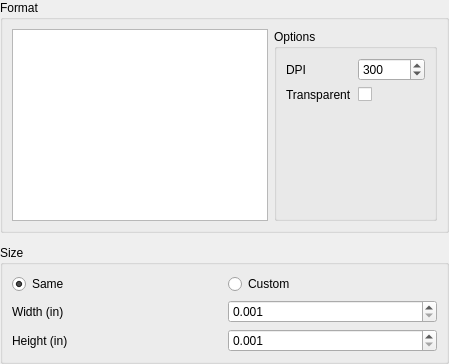
<?xml version="1.0" encoding="UTF-8"?>
<ui version="4.0">
 <class>SaveGraphicsDialogContent</class>
 <widget class="QWidget" name="SaveGraphicsDialogContent">
  <layout class="QVBoxLayout" name="verticalLayout">
   <property name="spacing">
    <number>12</number>
   </property>
   <property name="leftMargin">
    <number>0</number>
   </property>
   <property name="topMargin">
    <number>0</number>
   </property>
   <property name="rightMargin">
    <number>0</number>
   </property>
   <property name="bottomMargin">
    <number>0</number>
   </property>
   <item>
    <widget class="QGroupBox" name="format_group">
     <property name="title">
      <string>Format</string>
     </property>
     <layout class="QHBoxLayout" name="formatLayout">
      <item>
       <widget class="QListWidget" name="format_list_widget">
        <property name="selectionMode">
         <enum>QAbstractItemView::SingleSelection</enum>
        </property>
        <property name="verticalScrollMode">
         <enum>QAbstractItemView::ScrollPerPixel</enum>
        </property>
       </widget>
      </item>
      <item>
       <widget class="QGroupBox" name="options_panel">
        <property name="title">
         <string>Options</string>
        </property>
        <layout class="QFormLayout" name="optionsLayout">
         <item row="0" column="0">
          <widget class="QLabel" name="dpi_label">
           <property name="text">
            <string>DPI</string>
           </property>
          </widget>
         </item>
         <item row="0" column="1">
          <widget class="QSpinBox" name="dpi_spin_box">
           <property name="minimum">
            <number>1</number>
           </property>
           <property name="maximum">
            <number>100000</number>
           </property>
           <property name="value">
            <number>300</number>
           </property>
          </widget>
         </item>
         <item row="1" column="0">
          <widget class="QLabel" name="transparent_label">
           <property name="text">
            <string>Transparent</string>
           </property>
          </widget>
         </item>
         <item row="1" column="1">
          <widget class="QCheckBox" name="transparent_checkbox"/>
         </item>
        </layout>
       </widget>
      </item>
     </layout>
    </widget>
   </item>
   <item>
    <widget class="QGroupBox" name="size_group">
     <property name="title">
      <string>Size</string>
     </property>
     <layout class="QGridLayout" name="sizeLayout">
      <item row="0" column="0">
       <widget class="QRadioButton" name="same_size_radio">
        <property name="text">
         <string>Same</string>
        </property>
        <property name="checked">
         <bool>true</bool>
        </property>
       </widget>
      </item>
      <item row="0" column="1">
       <widget class="QRadioButton" name="custom_size_radio">
        <property name="text">
         <string>Custom</string>
        </property>
       </widget>
      </item>
      <item row="1" column="0">
       <widget class="QLabel" name="width_label">
        <property name="text">
         <string>Width (in)</string>
        </property>
       </widget>
      </item>
      <item row="1" column="1">
       <widget class="QDoubleSpinBox" name="width_spin_box">
        <property name="minimum">
         <double>0.001000000000000</double>
        </property>
        <property name="maximum">
         <double>100000.000000000000000</double>
        </property>
        <property name="decimals">
         <number>3</number>
        </property>
       </widget>
      </item>
      <item row="2" column="0">
       <widget class="QLabel" name="height_label">
        <property name="text">
         <string>Height (in)</string>
        </property>
       </widget>
      </item>
      <item row="2" column="1">
       <widget class="QDoubleSpinBox" name="height_spin_box">
        <property name="minimum">
         <double>0.001000000000000</double>
        </property>
        <property name="maximum">
         <double>100000.000000000000000</double>
        </property>
        <property name="decimals">
         <number>3</number>
        </property>
       </widget>
      </item>
     </layout>
    </widget>
   </item>
  </layout>
 </widget>
 <resources/>
 <connections/>
</ui>
